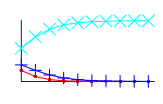
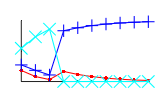
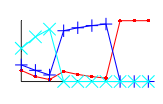

The MATLAB source for these figures, in order:
% Expt 3 and 4 decision net maximizing model
clear all;
close all;

nRounds = 10;   % Number of observed rounds
nConditions = 3;    % Number of different observed sequeces
nOutcomes = 3;      % Number of different outcomes in each round
nModels = 3;    % Number of different models (or cards)

evector = 0; % Probability of making a "mistake"
            
% Different rount outcomes
C = 1;      % Consistent
V1 = 2;     % Violation 1 (response matches box 1)
V2 = 3;     % Violation 2 (response matches box 2)

% Sequences of outcomes for the different conditions
outcomes = [C C C C C C C C C C;
            C C C V1 C V1 V1 V1 C C;
            C C C V1 C V1 V1 V2 C C];

% For each round, compute the cumulative probability of each
% card (model)
nEs = length(evector);
probabilities = zeros(nModels,nRounds,nConditions,nEs);
for i=1:length(evector)
    e = evector(i);

    % Conditional probabilty table showing probability of outcomes
    % given each card
    cpd = zeros(nModels,nOutcomes);

    % Let e be the probability of a mistake

    % Model 1: both boxes observed
    cpd(1,C) = 1-e;
    cpd(1,V1) = e/2;
    cpd(1,V2) = e/2;
    % Model 2: box 2 observed
    cpd(2,C) = (1/2)*(1-e);
    cpd(2,V1) = (1/2)*(1-e);
    cpd(2,V2) = e;
    % Model 3: no box observed
    cpd(3,:) = [1/3 1/3 1/3];

    for c=1:nConditions
        for r=1:nRounds
            % Compute the unormalized likelihoods of each model given the
            % sequence so far
            p = ones(3,1);
            for rpast=1:r
                p(1) = p(1) * cpd(1,outcomes(c,rpast));
                p(2) = p(2) * cpd(2,outcomes(c,rpast));
                p(3) = p(3) * cpd(3,outcomes(c,rpast));
            end
            probabilities(:,r,c,i) = p / sum(p);
        end
    end
end

figuresize = [0 0 1.1 0.7];

if (length(evector) == 1)
    for c=1:nConditions
        maxmodelfigures(c) = figure();
        set(gcf, 'PaperUnits', 'inches');
        set(gcf, 'PaperPosition', figuresize);
        
        axis([1 10 0 1]);
        hold on;
        plot(1:10, probabilities(3,:,c,1), 'r.-');
        plot(1:10, probabilities(2,:,c,1), 'b+-');
        plot(1:10, probabilities(1,:,c,1), 'cx-');
        box off;
        set(gca, 'YTick', [0 0.5 1]);
        set(gca, 'YTickLabel', {});
        set(gca, 'XTick', 1:1:10);
        set(gca, 'XTickLabel', {});
        set(gca,'fontsize',8);
        
        hold off;
    end
    
%    figure(maxmodelfigures(1));
%    print -depsc maxmodel1;
%    figure(maxmodelfigures(2));
%    print -depsc maxmodel2;
%    figure(maxmodelfigures(3));
%    print -depsc maxmodel3;
end
    

% Save the non-parameterized model results
maxpreds = probabilities; 
%save maxmodelpredictions maxpreds;

